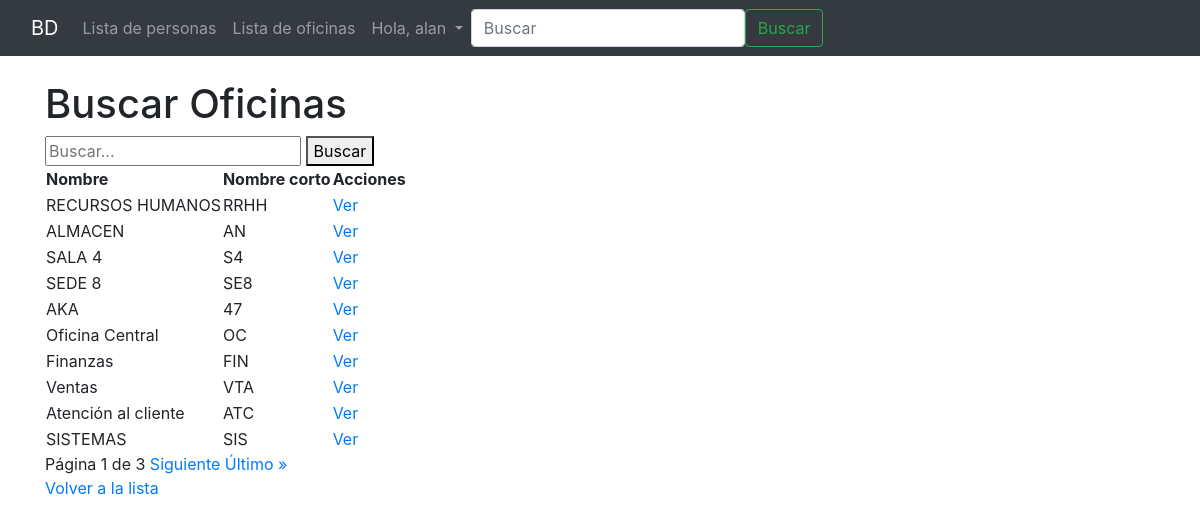
Screenshot of /oficina/buscar/ (signed in) with the database file from the repository.
### oficina/models.py (models this page shows, shortened)
class Oficina(models.Model):
    nombre = models.CharField(verbose_name='Nombre de la oficina',max_length=100,unique=True)
    nombre_corto = models.SlugField(verbose_name='id corto',max_length=10, unique=True, help_text='Identificador unico de la oficina')
    validators = [validate_nombre_corto]
    class Meta:
        verbose_name = 'oficina'
        verbose_name_plural = 'oficinas'

### oficina/views.py (the view)
class OficinaSearchView(ListView):
    model = Oficina
    template_name = 'oficina/buscar_oficina.html'
    context_object_name = 'oficinas'
    paginate_by = 10  # cantidad de resultados por página
    def get_queryset(self):
        query = self.request.GET.get('q', '').strip()
        if query:
            return Oficina.objects.filter(
                Q(nombre__icontains=query) | Q(nombre_corto__icontains=query)
            )
        return Oficina.objects.all()
    def get_context_data(self, **kwargs):
        context = super().get_context_data(**kwargs)
        context['query'] = self.request.GET.get('q', '')
        return context

### Templates/oficina/buscar_oficina.html (shortened to what this page needs)
{% extends "base.html" %}
{% block content %}
<h1>Buscar Oficinas</h1>
<form method="get">
    <input type="text" name="q" placeholder="Buscar..." value="{{ query }}">
    <button type="submit">Buscar</button>
</form>
{% if oficinas %}
<table>
    <thead>
        <tr>
            <th>Nombre</th>
            <th>Nombre corto</th>
            <th>Acciones</th>
        </tr>
    </thead>
    <tbody>
        {% for oficina in oficinas %}
        <tr>
            <td>{{ oficina.nombre }}</td>
            <td>{{ oficina.nombre_corto }}</td>
            <td>
                <a href="{% url 'oficina:detalle_oficina' oficina.pk %}">Ver</a>
            </td>
        </tr>
        {% endfor %}
    </tbody>
</table>
<div>
    {% if is_paginated %}
        <span>Página {{ page_obj.number }} de {{ page_obj.paginator.num_pages }}</span>
        {% if page_obj.has_next %}
            <a href="?q={{ query }}&page={{ page_obj.next_page_number }}">Siguiente</a>
            <a href="?q={{ query }}&page={{ page_obj.paginator.num_pages }}">Último &raquo;</a>
        {% endif %}
    {% endif %}
</div>
{% else %}
<p>No se encontraron oficinas para "{{ query }}".</p>
{% endif %}
<a href="{% url 'oficina:lista_oficina' %}">Volver a la lista</a>
{% endblock %}

### Templates/navbar.html (shortened to what this page needs)
<nav class="navbar navbar-expand-lg navbar-dark bg-dark">
  <div class="container-fluid">
    <a class="navbar-brand" href="#">BD</a>
    <div class="collapse navbar-collapse" id="navbarSupportedContent">
      <ul class="navbar-nav me-auto mb-2 mb-lg-0">
        <li class="nav-item">
          <a class="nav-link" href="{% url 'persona:lista' %}">Lista de personas</a>
        </li>
        <li class="nav-item">
          <a class="nav-link" href="{% url 'oficina:lista_oficina' %}">Lista de oficinas</a>
        </li>
            {% if user.is_authenticated %}
            <li class="nav-item dropdown">
              <a class="nav-link dropdown-toggle" href="#" id="userDropdown" role="button" data-toggle="dropdown"
                aria-haspopup="true" aria-expanded="false">
                Hola, {{ user.username }}
              </a>
            </li>
          {% else %}
            <li class="nav-item">
              <a class="nav-link" href="{% url 'account_login' %}">Iniciar sesión</a>
            </li>
          {% endif %}
      </ul>
      <form class="d-flex" role="search" method="get" action="{% url 'persona:buscar' %}">
        <input class="form-control me-2" type="search" placeholder="Buscar" aria-label="Search" name="q">
        <button class="btn btn-outline-success" type="submit">Buscar</button>
      </form>
    </div>
  </div>
</nav>

### rows the page displays
Oficina: nombre "RECURSOS HUMANOS", nombre_corto "RRHH"
Oficina: nombre "ALMACEN", nombre_corto "AN"
Oficina: nombre "SALA 4", nombre_corto "S4"
Oficina: nombre "SEDE 8", nombre_corto "SE8"
Oficina: nombre "AKA", nombre_corto "47"
Oficina: nombre "Oficina Central", nombre_corto "OC"
Oficina: nombre "Finanzas", nombre_corto "FIN"
Oficina: nombre "Ventas", nombre_corto "VTA"
Oficina: nombre "Atención al cliente", nombre_corto "ATC"
Oficina: nombre "SISTEMAS", nombre_corto "SIS"

### other values shown
{{ user.username }} "alan"
{{ page_obj.number }} "1"
{{ page_obj.paginator.num_pages }} "3"
